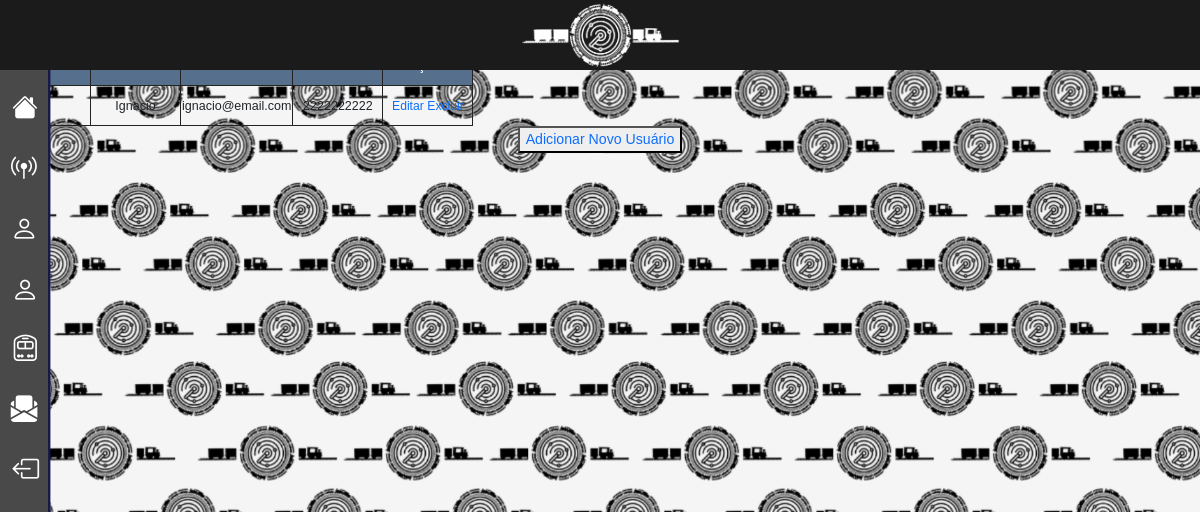
The app's page /public/usuarios/usuarios.php (signed in) with its own data.
### tables this page shows
create table usuarios (
    id int primary key auto_increment,
    nome varchar(100) not null,
    email varchar(100) not null,
    telefone varchar(15) not null,
    senha varchar(100) not null,
    cargo enum('administrador', 'usuario') not null,
    status enum('ativo', 'inativo') not null
);

### public/usuarios/usuarios.php (the view, shortened to what this page needs)
<?php
include '../../infra/connect.php';
$resultado = mysqli_query($conn, "SELECT * FROM usuarios WHERE cargo = 'usuario'");
?>
<html lang="en">
<head>
    <link href="https://cdn.jsdelivr.net/npm/bootstrap@5.3.8/dist/css/bootstrap.min.css" rel="stylesheet"
>
    <link rel="stylesheet" href="https://cdn.jsdelivr.net/npm/bootstrap-icons@1.13.1/font/bootstrap-icons.min.css">
    <link rel="stylesheet" href="../../assets/styles/style.css">
</head>
<body>
    <div class="corpo">
    <main>
        <div>
            <h2>Usuários Cadastrados</h2>
            <table>
                <tr>
                    <th>ID</th>
                    <th>nome</th>
                    <th>Email</th>
                    <th>Telefone</th>
                    <th>Ações</th>
                </tr>
                <?php while ($usuario = mysqli_fetch_assoc($resultado)) { ?>
                    <tr>
                        <td><?php echo $usuario["id"] ?></td>
                        <td><?php echo $usuario["nome"] ?></td>
                        <td><?php echo $usuario["email"] ?></td>
                        <td><?php echo $usuario["telefone"] ?></td>
                        <td>
                            <a href="public/editar.php?id=<?php echo $usuario["id"] ?>">Editar</a>
                            <a href="public/excluir.php?id=<?php echo $usuario["id"] ?>">Excluir</a>
                        </td>
                    </tr>
                <?php } ?>
            </table>
        </div>
        <button><a href="cadastro_usuarios.php">Adicionar Novo Usuário</a></button>
    </main>
</div>
<header><?php include '../../scripts/navbar.php'; ?></header>

### assets/styles/style.css (style rules this page uses)
:root { --cor-fundo: #f5f5f5; --cor-fundo-2: #9D9D9D; --cor-fundo-3: #a1a1a1; --cor-texto: #000000; --cor-erro: #ff0000; --cor-sucesso: #00ff4c; --cor-navbar1: #1b1b1b; --cor-navbar2: #494949; --cor-caixa_sensores: #c7c7c7; }
* { font-family: 'Lucida Sans', 'Lucida Sans Regular', 'Lucida Grande', 'Lucida Sans Unicode', Geneva, Verdana, sans-serif; font-size: 97%; }
body { background-image: url('../assets/img/background.png'); }
th, td { width: 90px; height: 40px; text-align: center; border: 1px solid #252222; }
th { background: #556f8d; color: white; }
.corpo { justify-content: center; text-align: center; }
a { text-decoration: none; }

### records on screen
usuarios: nome "Ignacio", email "ignacio@email.com", telefone "2222222222"
